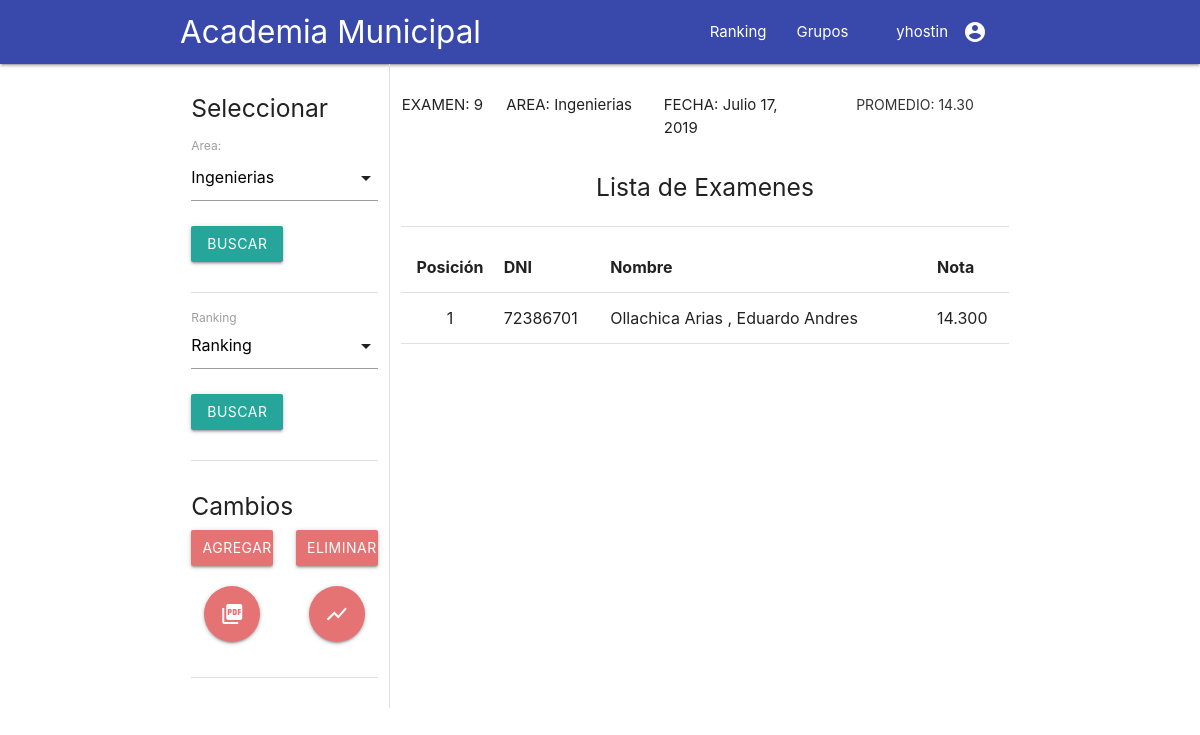
The page /asistencia/ranking (signed in) on the database its author committed.
### asistencia/models.py (models this page shows, shortened)
class Area(models.Model):
	area_tipo			= models.CharField(primary_key=True, max_length=100)
	def __str__(self):
		return self.area_tipo

class Ranking(models.Model):
	area 	 			= models.ForeignKey(Area,on_delete=models.CASCADE)
	fecha 				= models.DateField(default=date.today)
	promedio			= models.DecimalField(default=0, max_digits=6,decimal_places=3)

class Examen(models.Model):
	estudiante 			= models.ForeignKey(Estudiante, on_delete=models.CASCADE)
	ranking 			= models.ForeignKey(Ranking,on_delete=models.CASCADE)
	nota				= models.DecimalField(default=0,max_digits=6,decimal_places=3)
	class Meta:
		ordering=['nota']

class Estudiante(models.Model):
	grupo 				= models.ForeignKey(Grupo, on_delete=models.CASCADE)
	nombre 				= models.CharField(max_length=100)
	apellido 			= models.CharField(max_length=100)
	fecha_nacimiento	= models.DateField()
	dni					= models.IntegerField(primary_key=True)

### asistencia/views.py (the view, shortened to what this page needs)
def ranking(request):
		area_list=Area.objects.all()
		ranking_list=Ranking.objects.all()
		ranking_default=Ranking.objects.last()
		form=AreaForm(request.GET or None)
		query=request.GET.get('area')
		if query:
			ranking_list=Ranking.objects.filter(area=query)
		if 'ranking_get' in request.GET:
			query_ranking=request.GET.get('rankinglist_id')
			ranking_default=Ranking.objects.get(pk=query_ranking)
			print(query_ranking)
		context={
			'ranking_list':ranking_list,
			'area_list':area_list,
			'form':form,
			'ranking_default':ranking_default,
		}
		return render(request,'asistencia/ranking.html',context)

### asistencia/forms.py
class AreaForm(forms.Form):
	area= forms.ModelChoiceField(queryset = Area.objects.all(),empty_label=None,required=False)

### asistencia/templates/asistencia/ranking.html (shortened to what this page needs)
{%extends 'asistencia/index.html'%}
{% load static %}
{%block body%}
<div class="container row">
	<div class="col s3 m3 l3 xl3 index">
		<div class="section">
			<h5>Seleccionar</h5>
			<form method="GET" >
				{{form.as_p}}
				<button class="waves-effect waves-light btn registrar" name="area_get" type="submit">Buscar</button>
			</form>
		</div>
		<div class="divider"></div>
		<div class="section">
			<form method="GET">
				<div class="input-field">
						<label>Ranking</label>
					</div>
				<button class="waves-effect waves-light btn registrar" name="ranking_get" type="submit">Buscar</button>
			</form>
		</div>
		<div class="divider"></div>
		<div class="section row">
			<div class="col s12 m12 l12 xl12"><h5>Cambios</h5></div>
			<div class="col s6 m6 l6 xl6">
				<a class="btn waves-effect waves-light red lighten-2 col s12 m12 l12 xl12" href="{%url 'admin:asistencia_ranking_add' %}">Agregar</a>
			</div>
			<div class="col s6 m6 l6 xl6">
				<a class="btn waves-effect waves-light red lighten-2 col s12 m12 l12 xl12" href="{%url 'admin:asistencia_ranking_changelist' %}">Eliminar</a>
			</div>
			<div class="col s6 m6 l6 xl6 center-align" style="margin-top: 20px">
				<a href="{%url 'asistencia:some_view' ranking_default.id %}" class="btn-floating btn-large tooltipped waves-effect waves-light red lighten-2 " data-position="bottom" data-tooltip="Generar Reporte"><i class="material-icons">picture_as_pdf</i></a>
			</div>
			<div class="col s6 m6 l6 xl6 center-align" style="margin-top: 20px">
				<a  class="btn-floating dropdown-trigger btn-large  tooltipped waves-effect waves-light red lighten-2 " data-position="bottom" data-tooltip="Generar Grafico Por Area" data-target='droparea'><i class="material-icons">show_chart</i></a>
			</div>
		</div>
		<div class="divider"></div>
		<div class="section">
		</div>
	</div>
	<div class="col s9 m9 l9 xl9">
		<div class="section">
			<div class="row">
				<div class="col s2 m2 l2 xl2 ">
					<p class="center-align ">EXAMEN: {{ranking_default.id}}</p>
				</div>
				<div class="col s3 m3 l3 xl3 ">
					<p >AREA: {{ranking_default.area}}</p>
				</div>
				<div class="col s3 m3 l3 xl3">
					<p>FECHA: {{ranking_default.fecha}}</p>
				</div>
				<div class="col s4 m4 l4 xl4 ">
					<form method="GET">
					 <button style="margin-top: 8px" class="btn-flat tooltipped waves-effect waves-teal col s12 m12 l12 xl12" data-position="bottom" data-tooltip="Generar Promedio" type="submit" name="get_promedio">Promedio: {{ranking_default.promedio|floatformat:"2"}}
				  	</button>
				    </form>
				</div>
			</div>
			<h5 class="center-align"> Lista de Examenes</h5>
		</div>
		<div class="divider"></div>
		<div class="section">
			<table class="highlight">
				<thead>
					<tr>
						<th class="center-align">Posición</th>
						<th>DNI</th>
						<th>Nombre</th>
						<th>Nota</th>
					</tr>
				</thead>
				<tbody>
					{%for examen in ranking_default.examen_set.all|dictsortreversed:"nota" %}
					<tr>
						<td class="center-align">{{forloop.counter}}</td>
						<td>{{examen.estudiante.dni}}</td>
						<td>{{examen.estudiante.apellido}} , {{examen.estudiante.nombre}}</td>
						<td>{{examen.nota}}</td>
					</tr>
					{%endfor%}
				</tbody>
			</table>
		</div>
	</div>
</div>
{%endblock%}

### asistencia/templates/asistencia/index.html (shortened to what this page needs)
{% load static %}
<html>
	<head>
		{% block header %}
		<link rel="stylesheet" type="text/css" href="{% static 'asistencia/css/materialize.min.css' %}">
		<link rel="stylesheet" type="text/css" href="{% static 'asistencia/style.css' %}">
		<link rel="stylesheet" href="{% static 'asistencia/icons.css' %}">
		{% endblock %}
	</head>
	<body>
		<nav>
			{% block nav %}
			<div class="nav-wrapper indigo darken-1">
				<div class="container">
				<a href="{%url 'asistencia:index'%}" class=" brand-logo">Academia Municipal</a>
				<ul class="right hide-on-med-and-down">
					<li><a href="{%url 'asistencia:ranking'%}">Ranking</a></li>
					<li><a href="{%url 'asistencia:grupo'%}">Grupos</a></li>
					<li><a href="#" data-target="slide-out" class="sidenav-trigger show-on-large"><i class="material-icons right">account_circle</i>{{user}}</a></li>
				</ul>
			</div>
		</div>
			{% endblock %}
		</nav>
		{%block body %}{% endblock%}
	</body>
</html>

### asistencia/static/asistencia/style.css (style rules this page uses)
li a { color: #6200ea ; }
.col.s3.index { border-right: 1px solid #e0e0e0; }
.waves-effect.waves-light.btn.registrar { margin-top: 10px; }

### rows shown on the page
Area: as_p "Area:"
Ranking: id "9", area "Ingenierias", fecha "Julio 17, 2019", promedio "14.30"
Examen: estudiante.dni "72386701", estudiante.apellido "Ollachica Arias", estudiante.nombre "Eduardo Andres", nota "14.300"

### other values the page prints
{{ user }} "yhostin"
